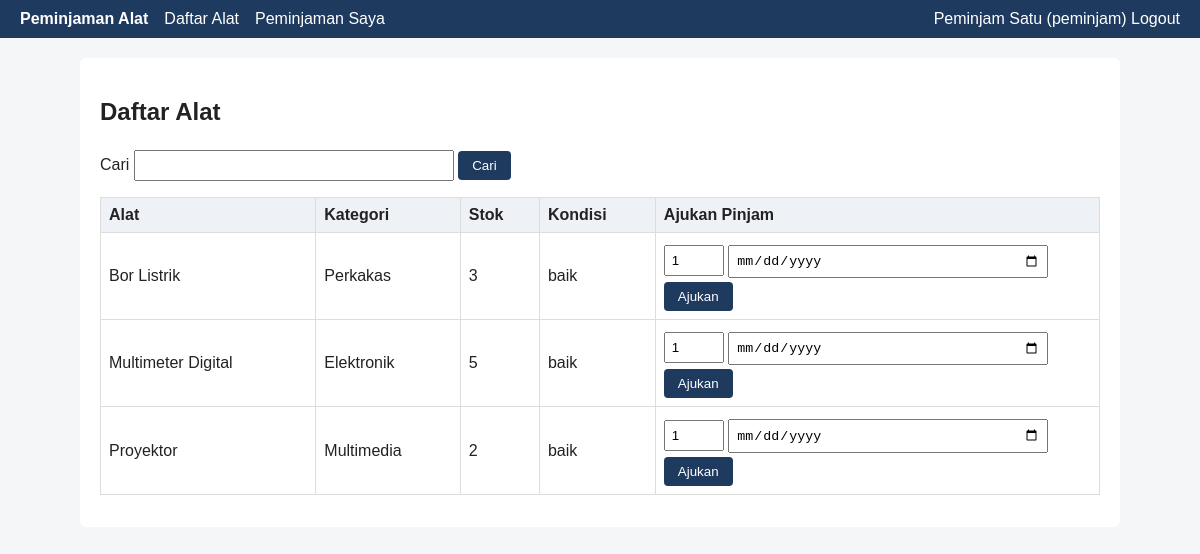
The app's page /peminjam/alat.php (signed in) with its own data.
### tables this page shows
CREATE TABLE alat (
  id_alat INT UNSIGNED AUTO_INCREMENT PRIMARY KEY,
  id_kategori INT UNSIGNED NOT NULL,
  nama_alat VARCHAR(100) NOT NULL,
  stok INT NOT NULL DEFAULT 0 CHECK (stok >= 0),
  kondisi ENUM('baik','rusak ringan','rusak berat') NOT NULL DEFAULT 'baik',
  deskripsi TEXT NULL,
  INDEX idx_alat_nama (nama_alat),
  CONSTRAINT fk_alat_kategori FOREIGN KEY (id_kategori) REFERENCES kategori(id_kategori)
);

CREATE TABLE kategori (
  id_kategori INT UNSIGNED AUTO_INCREMENT PRIMARY KEY,
  nama_kategori VARCHAR(80) NOT NULL UNIQUE
);

### includes/db.php (called while the page is built, shortened)
<?php
function e($s): string { return htmlspecialchars((string)$s, ENT_QUOTES, 'UTF-8'); }

### peminjam/alat.php (the view, shortened to what this page needs)
<?php
require_once __DIR__ . '/../includes/layout.php';
$pdo = db();
$q = trim($_GET['q'] ?? '');
$st = $pdo->prepare('SELECT a.id_alat, a.nama_alat, k.nama_kategori, a.stok, a.kondisi FROM alat a JOIN kategori k ON k.id_kategori = a.id_kategori WHERE a.nama_alat LIKE ? ORDER BY a.nama_alat LIMIT 50');
$st->execute(['%' . $q . '%']);
echo '<form method="get">Cari <input name="q" value="' . e($q) . '"> <button>Cari</button></form><table><tr><th>Alat</th><th>Kategori</th><th>Stok</th><th>Kondisi</th><th>Ajukan Pinjam</th></tr>';
foreach ($st as $r) {
    echo '<tr><td>' . e($r['nama_alat']) . '</td><td>' . e($r['nama_kategori']) . '</td><td>' . e($r['stok']) . '</td><td>' . e($r['kondisi']) . '</td><td>';
    if ($r['stok'] > 0) echo '<form method="post"><input type="hidden" name="csrf" value="' . csrf_token() . '"><input type="hidden" name="id_alat" value="' . (int)$r['id_alat'] . '">'
        . '<input type="number" name="jumlah" min="1" max="' . (int)$r['stok'] . '" value="1" style="width:60px" required> <input type="date" name="tgl_kembali" min="' . date('Y-m-d') . '" required> <button>Ajukan</button></form>';
    else echo 'Habis';
    echo '</td></tr>';
}
echo '</table>'; page_footer();

### assets/style.css (style rules this page uses)
body { font-family:Arial,sans-serif;margin:0;background:#f4f6f8;color:#222 }
table { width:100%;border-collapse:collapse;margin:12px 0 }
th,td { border:1px solid #ddd;padding:8px;text-align:left }
th { background:#eef2f7 }
input,select,textarea { padding:6px;margin:4px 0;width:100%;max-width:320px;box-sizing:border-box }
button,.btn { background:#1f3a5f;color:#fff;border:0;padding:7px 14px;border-radius:4px;cursor:pointer;text-decoration:none;display:inline-block }

### records on screen
alat: nama_alat "Bor Listrik", id_kategori.nama_kategori "Perkakas", stok "3", kondisi "baik"
alat: nama_alat "Multimeter Digital", id_kategori.nama_kategori "Elektronik", stok "5", kondisi "baik"
alat: nama_alat "Proyektor", id_kategori.nama_kategori "Multimedia", stok "2", kondisi "baik"

### other values on screen
$label "Daftar Alat"
$label "Peminjaman Saya"
$u['nama'] "Peminjam Satu"
$u['role'] "peminjam"
$title "Daftar Alat"
